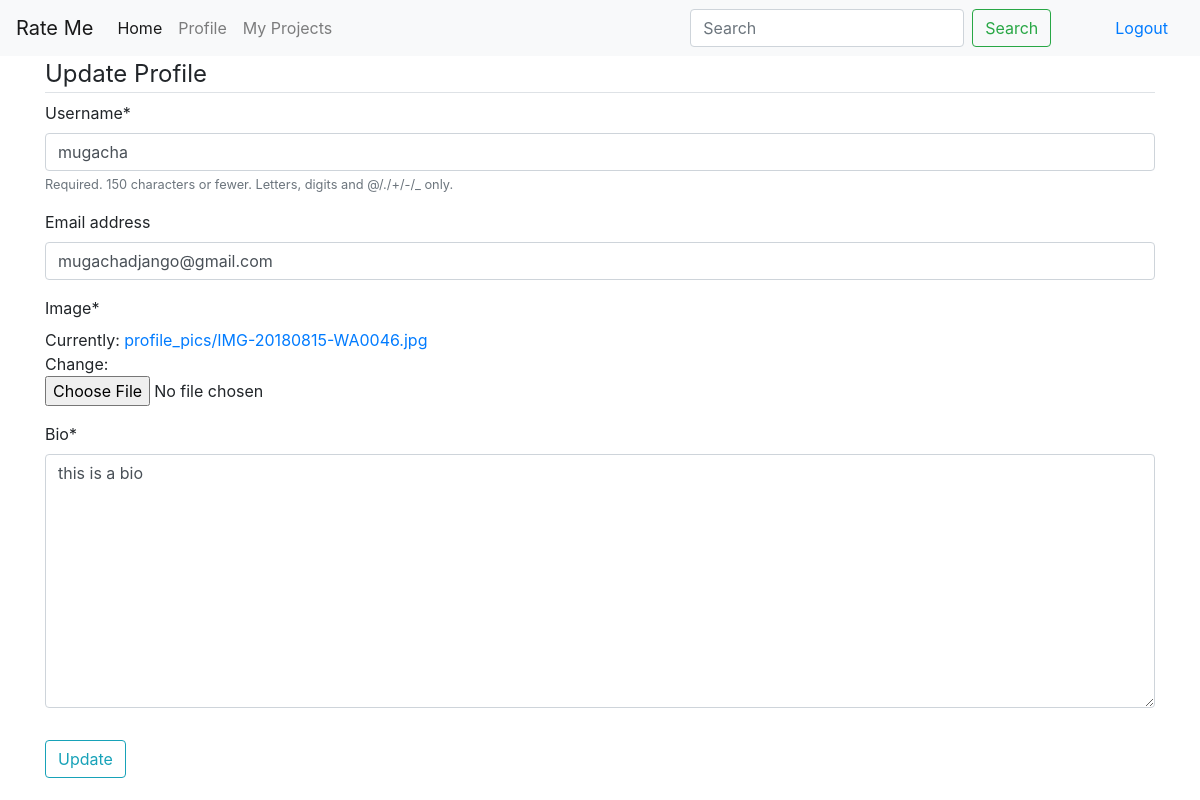
The app's page /update_profile/ (signed in), older data.
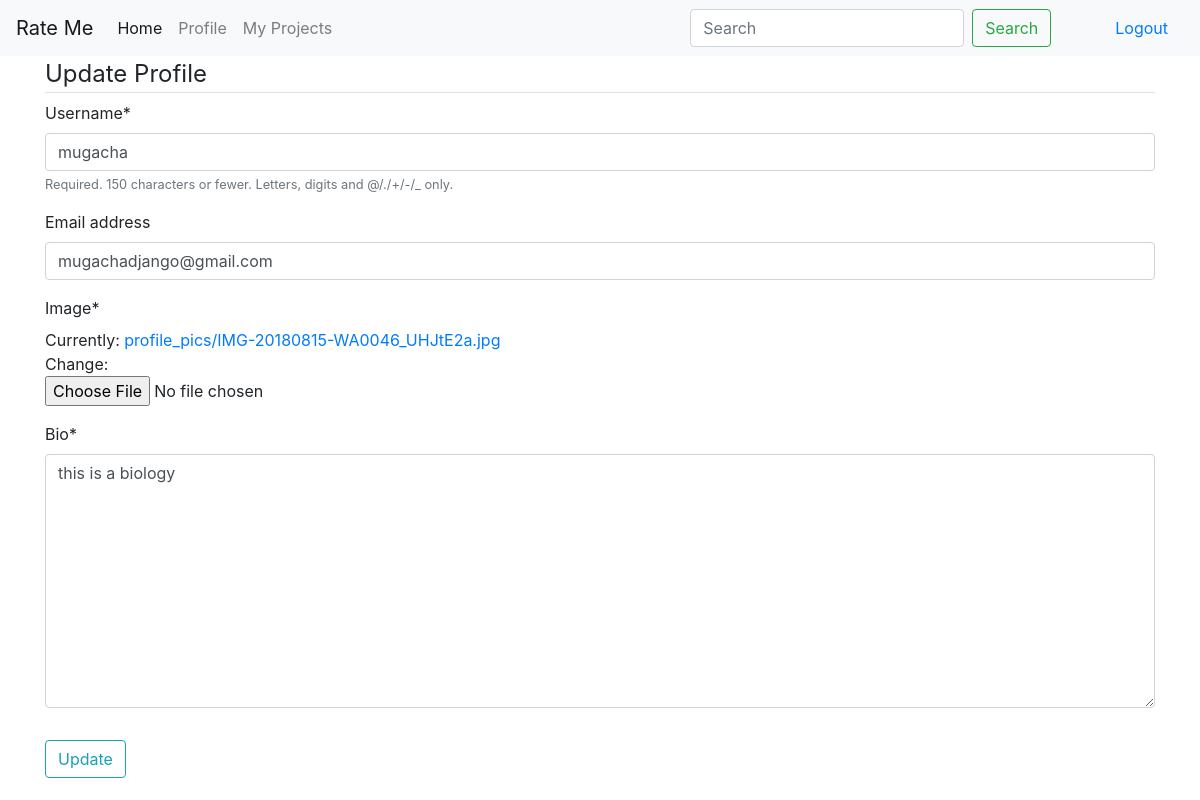
The same page, newer data.
### users/models.py (models this page shows, shortened)
class Profile(models.Model):
    user = models.OneToOneField(User, on_delete=models.CASCADE)
    image = models.ImageField(default='default.jpeg', upload_to='profile_pics')
    bio = models.TextField()

### users/views.py (the view)
# urls.py: path('update_profile/', user_views.update_profile, name="update"),
@login_required
def update_profile(request):
    if request.method == 'POST':
        u_form = UserUpdateForm(request.POST, instance=request.user)
        p_form = ProfileUpdateForm(request.POST,
                                   request.FILES,
                                   instance=request.user.profile)
        if u_form.is_valid() and p_form.is_valid():
            u_form.save()
            p_form.save()
            messages.success(request, "Your account has been updated")
            return redirect('profile')
    else:
        u_form = UserUpdateForm(instance=request.user)
        p_form = ProfileUpdateForm(instance=request.user.profile)
    context = {
        'u_form': u_form,
        'p_form': p_form
    }
    return render(request, 'users/update_profile.html', context)

### users/forms.py
class UserUpdateForm(forms.ModelForm):
    class Meta:
        model = User
        fields = ['username', 'email']

class ProfileUpdateForm(forms.ModelForm):
    class Meta:
        model = Profile
        fields = ['image', 'bio']

### users/templates/users/update_profile.html (shortened to what this page needs)
{% extends 'rateme/base.html' %}
{% load crispy_forms_tags %}
{% block content %}
    <div class="content-section">
        <form method="post" enctype="multipart/form-data">
            <fieldset class="form-group">
                <legend class="border-bottom">Update Profile</legend>
                {{ u_form|crispy }}
                {{ p_form|crispy }}
            </fieldset>
            <div class="form-group">
                <button class="btn btn-outline-info" type="submit">Update</button>
            </div>
        </form>
    </div>
{% endblock %}

### templates/rateme/base.html (shortened to what this page needs)
{% load static %}
<!DOCTYPE html>
<html lang="en">
<head>
    <link rel="stylesheet" href="https://maxcdn.bootstrapcdn.com/bootstrap/4.3.1/css/bootstrap.min.css">
    <link rel="stylesheet" href="https://use.fontawesome.com/releases/v5.0.13/css/all.css"
>
</head>
<body>
<nav class="navbar navbar-expand-lg navbar-light bg-light">
    <a class="navbar-brand" href="#">Rate Me</a>
    <div class="collapse navbar-collapse" id="navbarSupportedContent">
        <ul class="navbar-nav mr-auto">
            <li class="nav-item active">
                <a class="nav-link" href="#">Home <span class="sr-only">(current)</span></a>
            </li>
            {% if user.is_authenticated %}
                <a class="nav-link" href="{% url 'profile' %}">Profile</a>
                <a class="nav-link" href="#">My Projects</a>
            {% endif %}
        </ul>
        <form class="form-inline my-2 my-lg-0">
            <input class="form-control mr-sm-2" type="search" placeholder="Search" aria-label="Search">
            <button class="btn btn-outline-success my-2 my-sm-0" type="submit">Search</button>
        </form>
        {% if user.is_authenticated %}
            <a href="{% url 'logout' %}" class="nav-item nav-link ml-5">Logout</a>
        {% else %}
            <a href="{% url 'login' %}" class="nav-item nav-link ml-2">Login</a>
            <a href="{% url 'register' %}" class="nav-item nav-link ml-2">Register</a>
        {% endif %}
    </div>
</nav>
<div class="container">
    {% block content %}
    {% endblock content %}
</div>
</body>
</html>

Row changes from the older to the newer data that the page shows:
changed Profile: bio "this is a bio" → "this is a biology"
Text that changed along with them:
text no longer shown: "Image * Currently: profile_pics/IMG-20180815-WA0046.jpg Change: Bio *"
text now shown: "Image * Currently: profile_pics/IMG-20180815-WA0046_UHJtE2a.jpg Change: Bio *"
